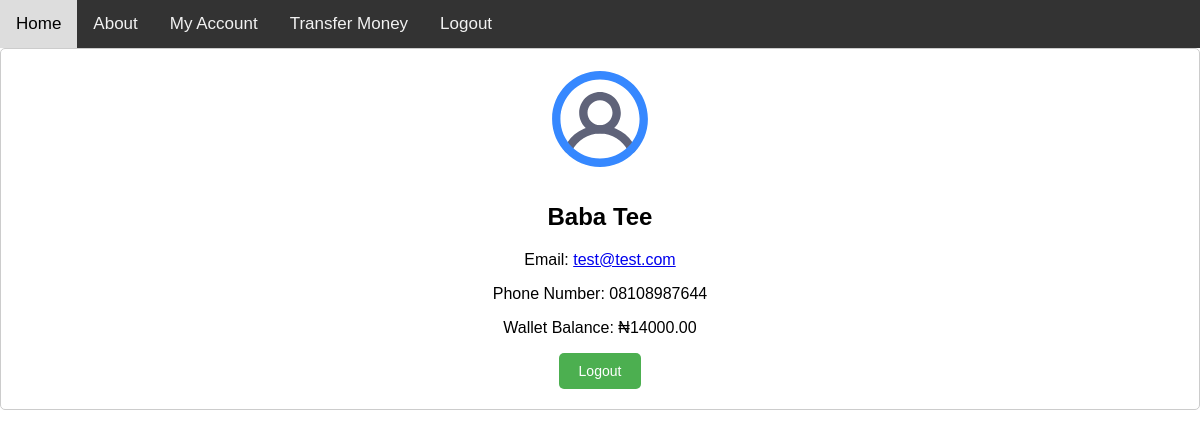
Before: /account.php (signed in) with the older database file.
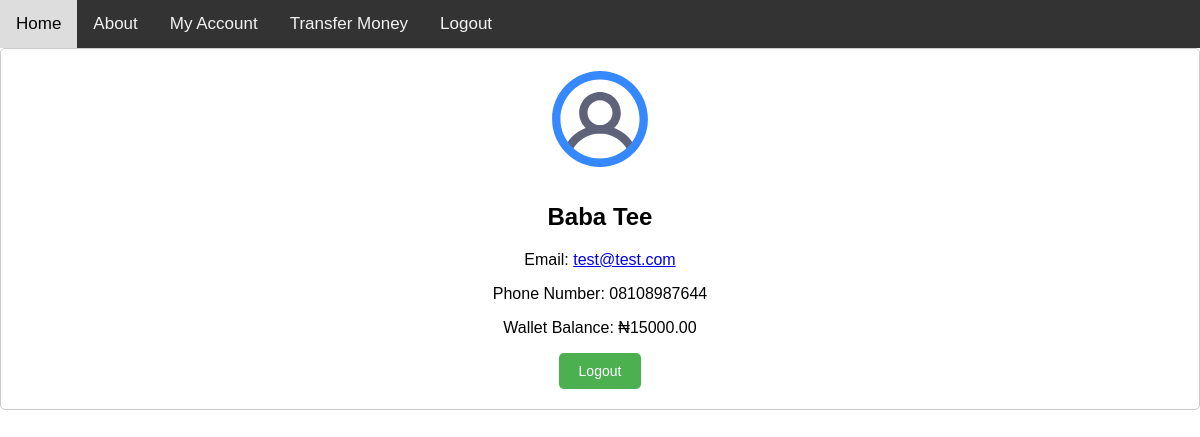
After: the same page with the newer database file.
### tables this page shows
CREATE TABLE `users` (
  `id` int NOT NULL,
  `firstname` varchar(50) DEFAULT NULL,
  `lastname` varchar(50) DEFAULT NULL,
  `password` varchar(220) DEFAULT NULL,
  `email` varchar(200) DEFAULT NULL,
  `phone` varchar(15) DEFAULT NULL,
  `account_number` varchar(10) DEFAULT NULL,
  `balance` decimal(10,2) NOT NULL,
  `bvn` varchar(11) DEFAULT NULL,
  `reg_date` timestamp NULL DEFAULT CURRENT_TIMESTAMP,
  `profile_pic` varchar(200) DEFAULT NULL
);

### account.php (the view, shortened to what this page needs)
<?php
require_once "db.php";
$logged_in = false;
if (isset($_SESSION['id'])) {
    $logged_in = true;
}
try {
    $user_id = $_SESSION['id'];
    $query = "SELECT * FROM users WHERE id=? LIMIT 1";
    $stmt = $conn->prepare($query);
    $stmt->execute(array($user_id));
    $user = $stmt->fetch(PDO::FETCH_ASSOC);
} catch (Exception $e) {
    echo "Unable to connect to database " . $e;
    exit();
}
?>
<!DOCTYPE html>
<html>
<head>
    <link rel="stylesheet" href="style.css">
</head>
<body>
    <?php require_once "top-nav.php" ?>
    <div class="profile-container">
        <img src="avatar.svg" alt="User Avatar" class="avatar">
        <h2><?= $user['firstname'] . " " . $user['lastname'] ?></h2>
        <p>Email: <a href="mailto:example@example.com"><?= $user['email'] ?></a></p>
        <p>Phone Number: <?= $user['phone'] ?></p>
        <p>Wallet Balance: &#8358;<?= $user['balance'] ?></p>
        <button class="logout-btn">Logout</button>
    </div>
</body>
</html>

### top-nav.php
<div class="topnav">
    <a href="/">Home</a>
    <a href="#about">About</a>
    <?php
    if ($logged_in !== true) {
    ?>
        <a href="login.php">Login</a>
        <a href="open-account.php">Open Account</a>
    <?php
    } else {
    ?>
        <a href="account.php">My Account</a>
        <a href="transfer.php">Transfer Money</a>
        <a href="logout.php">Logout</a>
    <?php
    }
    ?>
</div>

Changed rows visible on the page:
changed users "Baba": balance "14000.00" → "15000.00"
